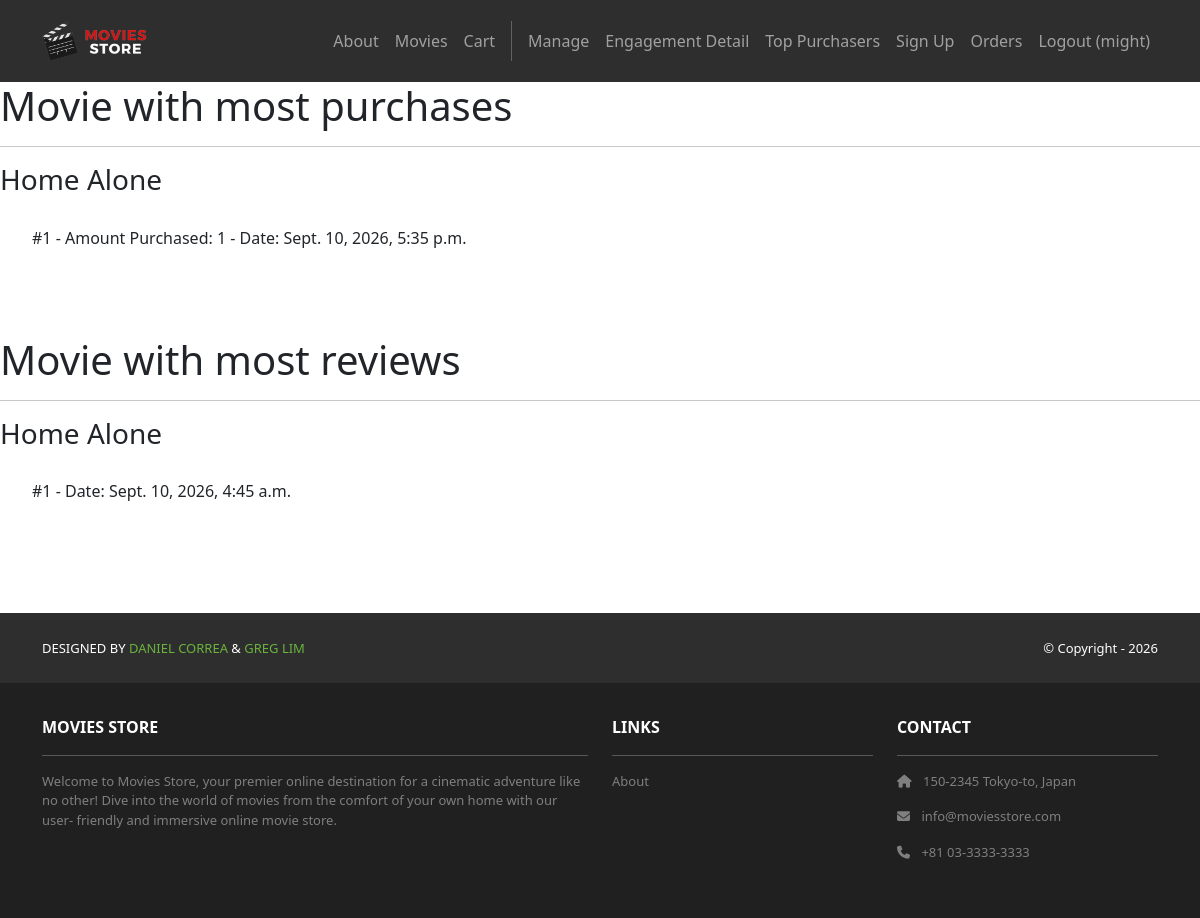
The app's page /engagement (signed in), older data.
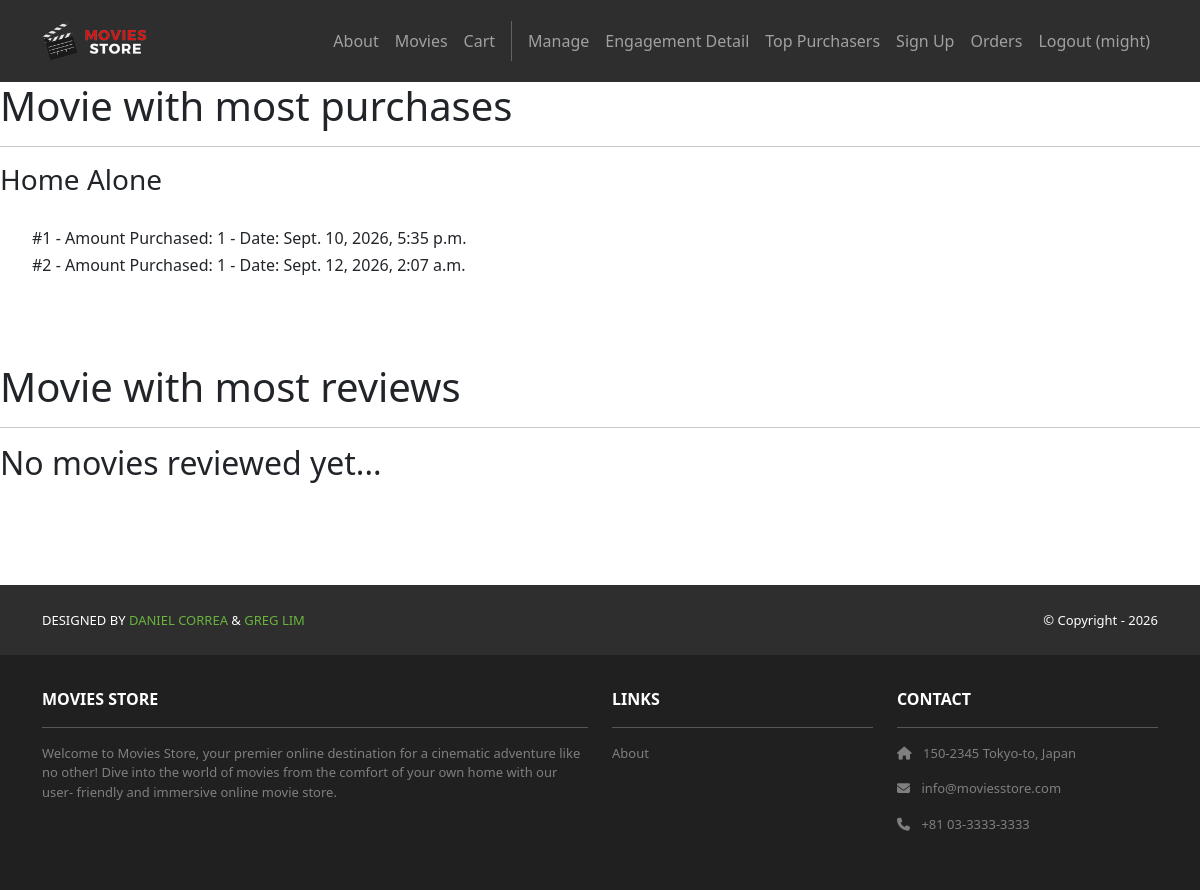
The same page, newer data.
### cart/models.py (models this page shows, shortened)
class Item(models.Model):
    id = models.AutoField(primary_key=True)
    price = models.IntegerField()
    quantity = models.IntegerField()
    order = models.ForeignKey(Order,
        on_delete=models.CASCADE)
    movie = models.ForeignKey(Movie,
        on_delete=models.CASCADE)

class Order(models.Model):
    id = models.AutoField(primary_key=True)
    total = models.IntegerField()
    date = models.DateTimeField(auto_now_add=True)
    user = models.ForeignKey(User,
        on_delete=models.CASCADE)

### movies/models.py (models this page shows, shortened)
class Movie(models.Model):
    id = models.AutoField(primary_key=True)
    name = models.CharField(max_length=255)
    price = models.IntegerField()
    description = models.TextField()
    image = models.ImageField(upload_to='movie_images/')

class Review(models.Model):
    id = models.AutoField(primary_key=True)
    comment = models.CharField(max_length=255)
    date = models.DateTimeField(auto_now_add=True)
    movie = models.ForeignKey(Movie,
        on_delete=models.CASCADE)
    user = models.ForeignKey(User,
        on_delete=models.CASCADE)

### home/views.py (the view)
# urls.py: path('engagement', views.engagement, name='home.engagement'),
@staff_member_required
def engagement(request):
    template_data = {}
    template_data['title'] = 'View Engagement'
    reviews = Review.objects.all()
    dictr = defaultdict(list)
    movie1 = None
    maxlen = -1
    for r in reviews:
        dictr[r.movie].append(r)
        if len(dictr[r.movie]) > maxlen:
            maxlen = len(dictr[r.movie])
            movie1 = r.movie
    items = Item.objects.all()
    dictb = defaultdict(int)
    dicti = defaultdict(list)
    movie2 = None
    maxlen = -1
    for i in items:
        dictb[i.movie] += i.quantity
        if dictb[i.movie] > maxlen:
            maxlen = dictb[i.movie]
            movie2 = i.movie
        dicti[i.movie].append(i)
    template_data['movie1'] = movie1
    template_data['reviews'] = dictr[movie1] if movie1 else []
    template_data['movie2'] = movie2
    template_data['items'] = dicti[movie2] if movie2 else []
    return render(request, "home/engagement.html", {'template_data' : template_data})

### home/templates/home/engagement.html
{% extends 'base.html' %}
{% block content %}
<div>
    <h1> Movie with most purchases </h1>
    <hr>
    {% if template_data.movie2 %}
        <h3>{{template_data.movie2.name}}</h3>
    <br>
    <ul>
        {% for item in template_data.items %}
        <h6> #{{item.id }} - Amount Purchased: {{item.quantity}} - Date: {{item.order.date}}</h6>
        {% endfor %}
    </ul>
    {% else %}
    <h2> No movies bought yet...</h2>
    {% endif %}
</div>
<br>
<br>
<br>
<div>
    <h1> Movie with most reviews </h1>
    <hr>
    {% if template_data.movie1 %}
        <h3>{{template_data.movie1.name}}</h3>
    <br>
    <ul>
        {% for review in template_data.reviews %}
        <h6> #{{review.id }} - Date: {{review.date}}</h6>
        {% endfor %}
    </ul>
    {% else %}
    <h2> No movies reviewed yet...</h2>
    {% endif %}
</div>
{% endblock content %}

Row changes from the older to the newer data that the page shows:
removed Review: id "1", date "Sept. 10, 2026, 4:45 a.m."
shown differently, row unchanged: Movie "Home Alone": movie1.name "Home Alone" → (not shown)
added Item: id "2", quantity "1", order "Sept. 12, 2026, 2:07 a.m."
Text that changed along with them:
text now shown: "No movies reviewed yet..."
